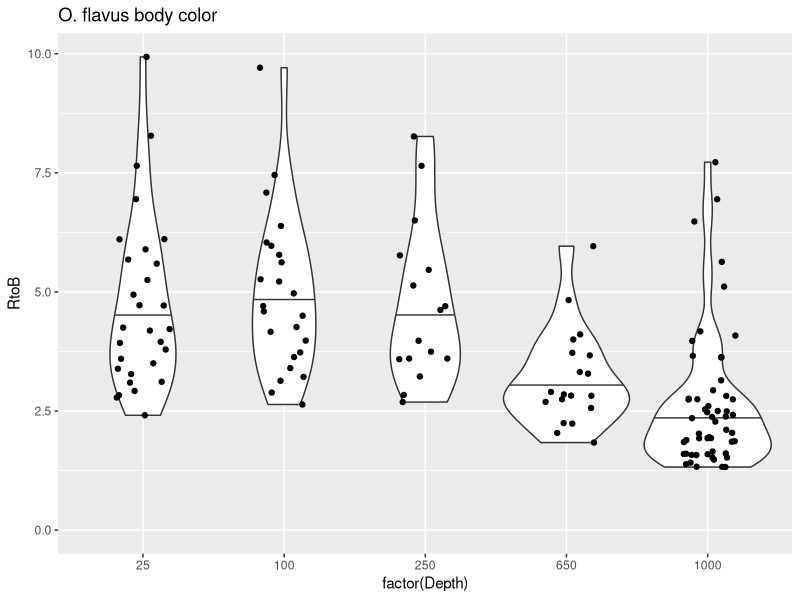
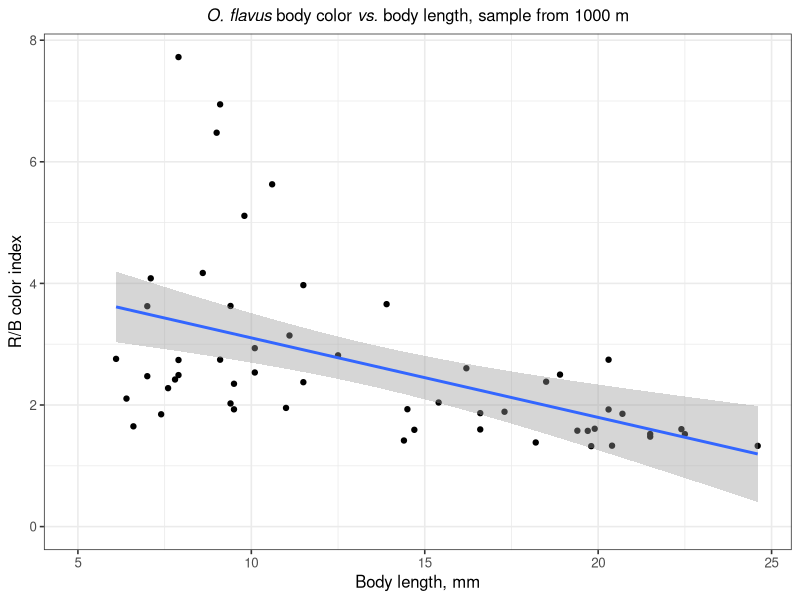
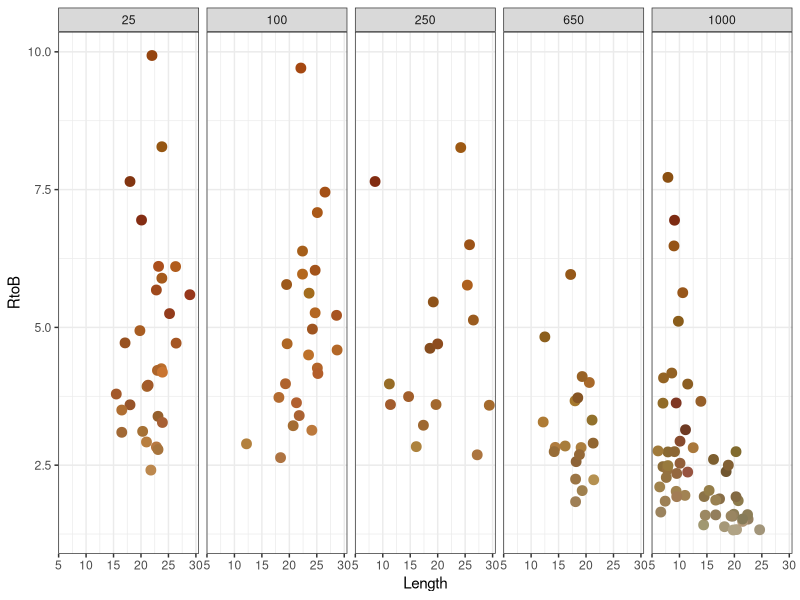
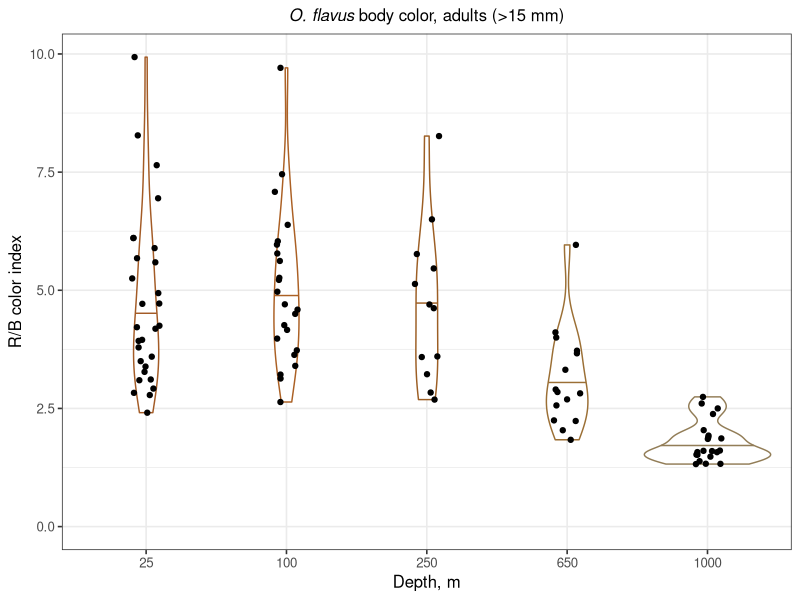
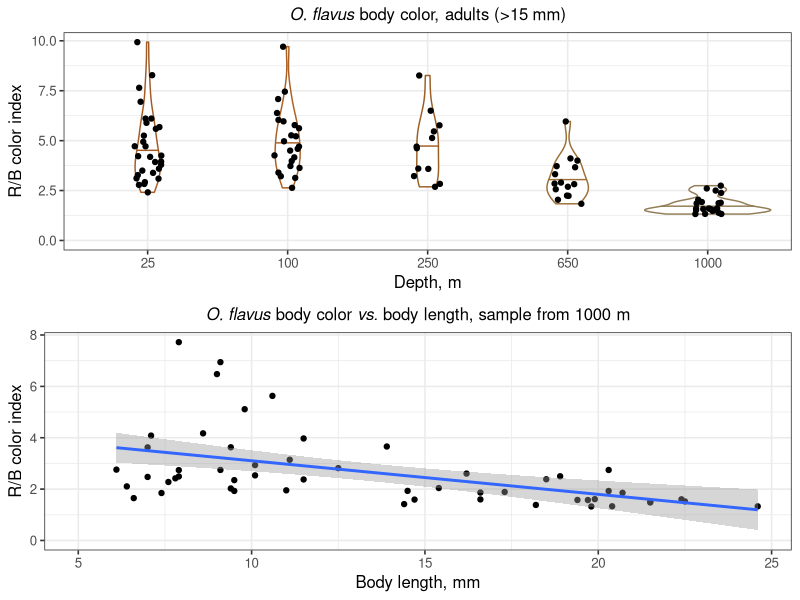

Write R code to recreate these figures, in order.
library(openxlsx)

color_changes <- read.xlsx("./2025-06-18_Omm_colors.xlsx", detectDates = FALSE)

## Calculate color index (it's actually R/B)
color_changes$Red <- strtoi(as.hexmode(substr(color_changes$Pereon_color, 1, 2)), base = 16)
color_changes$Green <- strtoi(as.hexmode(substr(color_changes$Pereon_color, 3, 4)), base = 16)
color_changes$Blue <- strtoi(as.hexmode(substr(color_changes$Pereon_color, 5, 6)), base = 16)
color_changes$RtoB <- color_changes$Red/color_changes$Blue
color_changes$RtoG <- color_changes$Red/color_changes$Green
color_changes$GtoB <- color_changes$Green/color_changes$Blue

library(ggplot2)
ggplot(color_changes, aes(x=factor(Depth), y=RtoB))  + 
  #geom_boxplot() + 
  geom_violin(draw_quantiles = 0.5) + 
  geom_jitter(width = .2) + 
  expand_limits(y=0) + 
  ggtitle("O. flavus body color")


#ggplot(color_changes, aes(x=Length, y=RtoB))  + 
#  geom_point() + 
#  geom_smooth(method='lm') + 
#  facet_grid(~Depth)

pB <- 
ggplot(color_changes[color_changes$Depth == 1000,], aes(x=Length, y=RtoB))  + 
  geom_point() + 
  geom_smooth(method='lm') +
  ylab("R/B color index") + xlab("Body length, mm") + 
  expand_limits(x=5, y=0) + 
  ggtitle("*O. flavus* body color *vs.* body length, sample from 1000 m") + 
  theme_bw(base_size = 12) + 
  theme(plot.title = ggtext::element_markdown(size = 12, hjust = .5))
pB
  

color_changes$tocolor <- paste0("#", color_changes$Pereon_color)

ggplot(color_changes, aes(x=Length, y=RtoB))  + 
  geom_point(color=color_changes$tocolor, size=3) + 
  #geom_smooth(method='lm') + 
  facet_grid(~Depth) + 
  theme_bw()


color_changes_adults <- color_changes[color_changes$Length > 15, ]
table(color_changes_adults$Depth)


library(dplyr)
color_changes_adults %>% group_by(Depth) %>% summarise(mediancol = median(RtoB)) -> median_RtoB

pA <- 
ggplot(color_changes_adults, aes(x=factor(Depth), y=RtoB))  + 
  #geom_boxplot() + 
  geom_violin(draw_quantiles = 0.5, aes(color=factor(Depth))) + #fill="orange") + 
  geom_jitter(width = .1) + 
  expand_limits(y=0) + 
  ylab("R/B color index") + xlab("Depth, m") + 
  ggtitle("*O. flavus* body color, adults (>15 mm)") + 
  theme_bw(base_size = 12) + 
  theme(plot.title = ggtext::element_markdown(size = 12, hjust = .5)) + 
  ## add mean color values for this depth as color for the violin plots
  scale_color_manual(values = c("#a35b26", "#ab6024", "#9c5e24", "#9b6f35", "#927d57"), guide='none')
pA


## this is 
#ggplot(color_changes_adults, aes(x=Length, y=RtoB))  + 
#  geom_point(color=color_changes_adults$tocolor, size=3) + 
#  #geom_smooth(method='lm') + 
#  facet_grid(~Depth) + 
#  theme_bw()

library(ggpubr)
pcol <- ggarrange(pA, pB, nrow=2)

ggsave("Fig6new.png", pcol, device = png, width=175, height=175, units = "mm")
